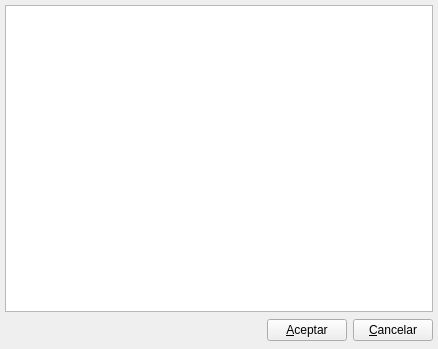
<ui version="4.0" >
 <author>Tomeu Borras Riera</author>
 <class>ListZonaComercialBase</class>
 <widget class="QWidget" name="ListZonaComercialBase" >
  <property name="geometry" >
   <rect>
    <x>0</x>
    <y>0</y>
    <width>438</width>
    <height>349</height>
   </rect>
  </property>
  <property name="windowTitle" >
   <string>Zonas comerciales</string>
  </property>
  <property name="windowIcon" >
   <iconset resource="../../../bulmages.qrc" >
    <normaloff>:/Bulmafact32x32/images/png/32x32/i_bulmages_gestortareas_mas.32x32.png</normaloff>:/Bulmafact32x32/images/png/32x32/i_bulmages_gestortareas_mas.32x32.png</iconset>
  </property>
  <layout class="QVBoxLayout" >
   <property name="spacing" >
    <number>5</number>
   </property>
   <property name="margin" >
    <number>5</number>
   </property>
   <item>
    <widget class="ListZonaComercialSubForm" name="mui_listado" />
   </item>
   <item>
    <layout class="QHBoxLayout" >
     <property name="spacing" >
      <number>6</number>
     </property>
     <property name="margin" >
      <number>0</number>
     </property>
     <item>
      <spacer>
       <property name="orientation" >
        <enum>Qt::Horizontal</enum>
       </property>
       <property name="sizeHint" stdset="0" >
        <size>
         <width>277</width>
         <height>27</height>
        </size>
       </property>
      </spacer>
     </item>
     <item>
      <widget class="QPushButton" name="mui_aceptar" >
       <property name="text" >
        <string>&amp;Aceptar</string>
       </property>
      </widget>
     </item>
     <item>
      <widget class="QPushButton" name="mui_cancelar" >
       <property name="text" >
        <string>&amp;Cancelar</string>
       </property>
      </widget>
     </item>
    </layout>
   </item>
  </layout>
 </widget>
 <layoutdefault spacing="2" margin="6" />
 <customwidgets>
  <customwidget>
   <class>ListZonaComercialSubForm</class>
   <extends>QTableWidget</extends>
   <header>listzonacomercialview.h</header>
  </customwidget>
 </customwidgets>
 <resources>
  <include location="../../../bulmages.qrc" />
  <include location="../../../bulmages.qrc" />
 </resources>
 <connections>
  <connection>
   <sender>mui_cancelar</sender>
   <signal>clicked()</signal>
   <receiver>ListZonaComercialBase</receiver>
   <slot>close()</slot>
   <hints>
    <hint type="sourcelabel" >
     <x>311</x>
     <y>563</y>
    </hint>
    <hint type="destinationlabel" >
     <x>6</x>
     <y>564</y>
    </hint>
   </hints>
  </connection>
 </connections>
</ui>
